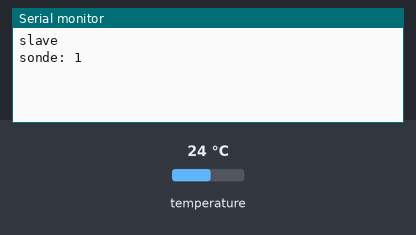
A sketch run on a simulated Arduino Uno, built with avr-gcc and run on an emulated ATmega328P. Parts: the last lines printed to the serial monitor. The test bench sets the inputs (shaded band); at power-on: temperature 24 °C.

Above: at 4.9 s.
5.0 s: temperature set to 12 °C
At 6.0 s:
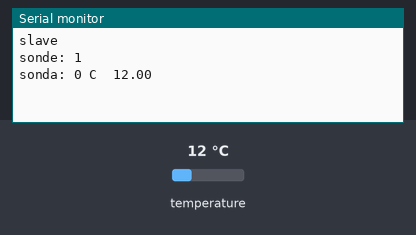
12.2 s: temperature set to 19 °C
At 17.0 s:
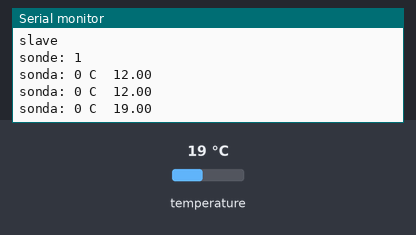

The sketch:

slave.ino
```cpp
#include <Wire.h>
#include <OneWire.h>
#include <DallasTemperature.h>

OneWire oneWire(2);
DallasTemperature temp(&oneWire);

//indirizzo 123 decimale
#define I2C_ADDR 0x7B

uint8_t reg;

int nsonde;
unsigned long t1;

union databuff {
  float tc[5];
  uint8_t buff[20];
} dati;

//riceve i dati dal master
void riceviDati(int n) {
  reg = (uint8_t)Wire.read();
}

//invia i dati al master
void inviaDati() {
  for (int i = 0 ; i < 20; i++){
    Wire.write((int)dati.buff[i]);
  }
}

void setup() {
  Wire.begin(I2C_ADDR);
  Wire.onReceive(riceviDati);
  Wire.onRequest(inviaDati);
  Serial.begin(115200);
  delay(3000);
  Serial.println("slave");

  temp.begin();
  nsonde = temp.getDeviceCount();
  Serial.print("sonde: ");
  Serial.println(nsonde);
  temp.requestTemperatures();
}

void loop() {
  if ((millis() - t1) > 5000) {
    for (int i = 0; i < 2; i++) {
      if (i < nsonde) {
        Serial.print("sonda: ");
        Serial.print(i);
        dati.tc[i] = temp.getTempCByIndex(i);
        Serial.print(" C  ");
        Serial.println(dati.tc[i]);
      } else {
        dati.tc[i] = 0.0;
      }
    }
    temp.requestTemperatures();
    t1 = millis();
  }
}
```

Measured:
- after the input at 5.0 s, the serial monitor: prints a new line at once (image 1)
- after the input at 12.2 s, the serial monitor: prints a new line after 4.3 s (image 2)
